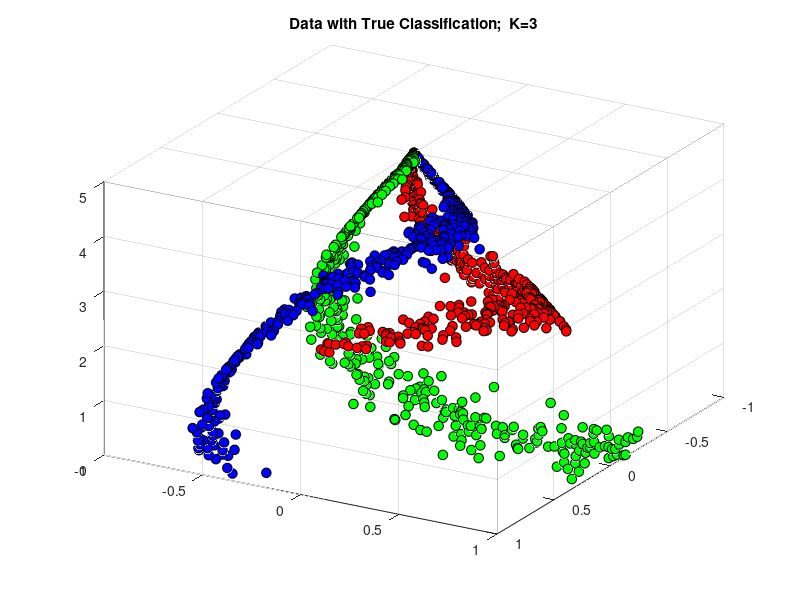
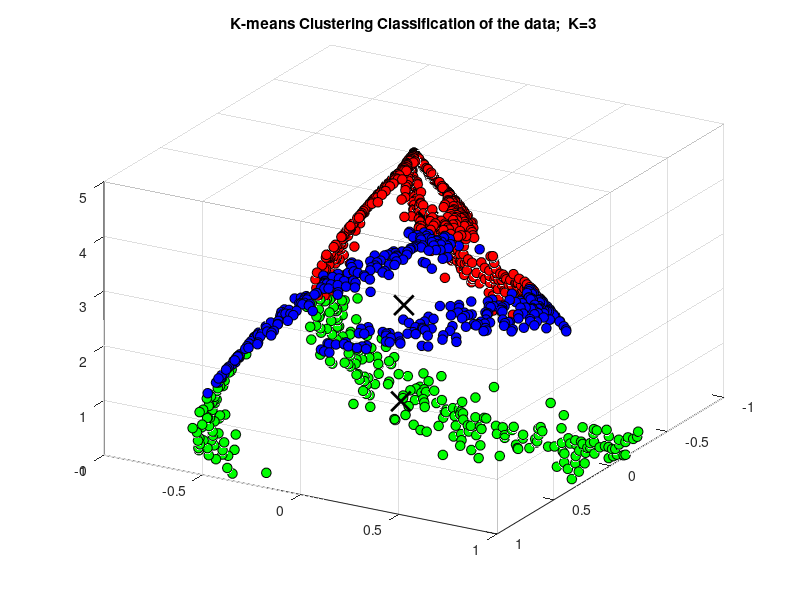
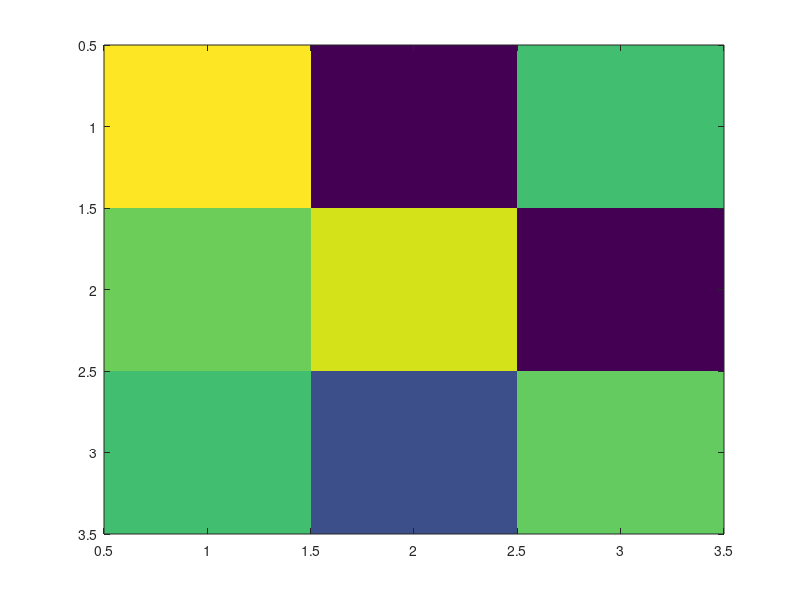

Recreate these plots in MATLAB, in order. (Note: this script raises an error after producing the figures.)
clear all
close all
clc

%% Load the data
labelledData = load('labelledNonLinearDataset.mat').data;
% 1200x4 data matrix
% Column1 : labels
% Column2 : X coordinates
% Column3 : Y coordinates
% Column4 : Z coordinates

label = labelledData(:,1);  % this is the true classification
X = labelledData(:,2:4);

% number of true classes in the data
K = 3;

% Plot the data with tru label
colors = ['r', 'g', 'b', 'c', 'm', 'y', 'k'];
figure;
hold on;
for i = 1:K
    cluster_points = X(label == i, :);
    scatter3(cluster_points(:, 1), cluster_points(:, 2), cluster_points(:, 3), 50, colors(i),'filled', 'DisplayName', ['Cluster ',num2str(i,'%d') ], 'MarkerEdgeColor', 'k');
end
colormap('jet');  % Set the colormap as needed
title(['Data with True Classification;  K=',num2str(K,'%d')]);
%legend('Location', 'Best');
grid on;
hold off;

% Set the perspective view
view(-30, -30); % Azimuth: 30 degrees, Elevation: 45 degrees




%% Normalize dataset
mean = mean(X);
stdDev = std(X);
zNormalData = normalize(X);
%X_reconstructed = zNormalData.*stdDev + mean;


%% Part (a) : K-means clustering
K = 3;
numInitializations = 1000;       % define the number of random initializations
choiceMultiple = 10;    
% random centroids generated are numInitializations*choiceMultiple
% this is done to further increase randomness by using datasample
paddedNumInits = choiceMultiple*numInitializations;

% Variables to store the results
bestIdx = [];
bestCentroids = [];
bestWCSS = Inf;
randomCentroids = [randn(paddedNumInits, 1), randn(paddedNumInits, 1), randn(paddedNumInits, 1)];

for i = 1:numInitializations
    % Randomly initialize cluster centroids
    initialCentroids = datasample(randomCentroids, K, 'Replace', false);
    
    % Perform K-means clustering with these initial centroids
    [idx, centroids, sumd] = kmeans(zNormalData, K, 'Start', initialCentroids);
    
    % Calculate the total within-cluster sum of squares (WCSS)
    wcss = sum(sumd);
    
    % Check if this initialization results in a lower WCSS
    if wcss < bestWCSS
        bestIdx = idx;
        bestCentroids = centroids;
        bestWCSS = wcss;
        %disp(bestWCSS);
    end
end


% Plot the best clustered data
upscaledCentroids = bestCentroids.*stdDev + mean;
colors = ['r', 'g', 'b', 'c', 'm', 'y', 'k'];
figure;
hold on;
for i = 1:K
    cluster_points = X(bestIdx == i, :);

    scatter3(cluster_points(:, 1), cluster_points(:, 2), cluster_points(:, 3), 50, colors(i),'filled', 'DisplayName', ['Cluster ',num2str(i,'%d') ], 'MarkerEdgeColor', 'k');
end
colormap('jet');  % Set the colormap as needed
scatter3(upscaledCentroids(:, 1), upscaledCentroids(:, 2), upscaledCentroids(:, 3), 200, 'k', 'Marker', 'x', 'LineWidth',2, 'DisplayName', 'Centroid');
title(['K-means Clustering Classification of the data;  K=',num2str(K,'%d')]);
%legend('Location', 'Best');
grid on;
hold off;

% Set the perspective view
view(-30, -30); % Azimuth: 30 degrees, Elevation: 45 degrees


%{
% Plot reconstructed data
X_reconstructed = zNormalData.*stdDev + mean;
bestCentroidsScaled = bestCentroids.*stdDev + mean;

% Plot the best clustered data
colors = ['r', 'g', 'b', 'c', 'm', 'y', 'k'];
figure;
hold on;
for i = 1:K
    cluster_points = X_reconstructed(bestIdx == i, :);
    scatter3(X_reconstructed(:, 1), X_reconstructed(:, 2), X_reconstructed(:, 3), 50, colors(i),'filled', 'DisplayName', ['Cluster ',num2str(i,'%d') ]);
end
colormap('jet');  % Set the colormap as needed
scatter3(bestCentroidsScaled(:, 1), bestCentroidsScaled(:, 2), bestCentroidsScaled(:, 3), 200, 'k', 'Marker', 'x', 'LineWidth',2, 'DisplayName', 'Centroid');
title(['K-means clustering of data;  K=',num2str(K,'%d')]);
legend('Location', 'Best');
grid on;
hold off;
% Set the perspective view
view(-30, -30); % Azimuth: 30 degrees, Elevation: 45 degrees
%}

% Create Confusion Matrix to check Classification of Non-Linear Dataset
trueClassifications = label;
predictedClassifications = bestIdx;

% Create a confusion matrix
C = confusionmat(trueClassifications, predictedClassifications);

% Display the confusion matrix
disp('Confusion Matrix:');
disp(C);



% But this might lead to false inference since the numbering of the
% newly formed clusters can be changed to ensure that the number 
% assigned to the cluster is such that it maximizes diagonal elements.
% i.e. we can get better inference by row and column swapping

% Calculate the sum of diagonal elements
initial_diagonal_sum = sum(diag(C));

% Generate all possible permutations of row indices and column indices
n = size(C, 1); % Assuming a square matrix
row_permutations = perms(1:n);
col_permutations = perms(1:n);

max_diagonal_sum = initial_diagonal_sum;
best_row_permutation = 1:n;
best_col_permutation = 1:n;

% Iterate through all row and column permutations to find the best diagonal sum
for i = 1:size(row_permutations, 1)
    for j = 1:size(col_permutations, 1)
        B = C(row_permutations(i, :), col_permutations(j, :));
        diagonal_sum = sum(diag(B));
        if diagonal_sum > max_diagonal_sum && B(1,1) > B(2,2) && B(2,2) > B(3,3) 
            max_diagonal_sum = diagonal_sum;
            best_row_permutation = row_permutations(i, :);
            best_col_permutation = col_permutations(j, :);
        end
    end
end

% Reorder the best row and column permutation
C_mod = C(best_row_permutation, best_col_permutation);
disp('Matrix with Maximized Diagonal:');
disp(C_mod);


% Define the minimum and maximum values for the color scale
min_val = min(C_mod(:));  % Set the minimum value
max_val = max(C_mod(:)); % Set the maximum value

% Create a figure
figure(3);
set(gcf, 'Position', [100, 100, 400, 400]);

% Create the heatmap
imagesc(C_mod, [min_val, max_val]);
colormap('sky');

% Add labels and colorbar
title('Confusion Matrix : K-means Clustering');
xlabel('Predicted Classes');
ylabel('True Classes');
set(gca, 'XTick', 1:size(C_mod, 2));
set(gca, 'YTick', 1:size(C_mod, 1));

% Manually set the color scale limits
clim([min_val, max_val]);

% Display the values in each cell
textStrings = num2str(C_mod(:),'%d');
textStrings = strtrim(cellstr(textStrings));
[x, y] = meshgrid(1:size(C_mod, 2), 1:size(C_mod, 1));
hStrings = text(x(:), y(:), textStrings(:), 'HorizontalAlignment', 'center');
colorbar;

% Adjust axis settings for better display
set(gca, 'XTickLabel', {'Class 1', 'Class 2', 'Class 3'});
set(gca, 'YTickLabel', {'Class 1', 'Class 2', 'Class 3'});























%% Part (b) : Hierarchical clustering

% Perform hierarchical clustering
Z = linkage(zNormalData, 'ward'); % You can choose different linkage methods

%{
% Visualize the hierarchical clustering using a dendrogram
figure;
dendrogram(Z);

title('Hierarchical Clustering Dendrogram');
xlabel('Data Points');
ylabel('Distance');
%}

% Use Hierarchical Clustering to form Clusters
T = cluster(Z,"maxclust",3);

% Display the clusters using different colors in a scatter plot
figure;
scatter3(X(:, 1), X(:, 2), X(:, 3), 50, T, 'filled', 'MarkerEdgeColor', 'k');
title('Classification Clusters from Hierarchical Clustering');
colormap('jet');

% Set the perspective view
view(-30, -30); % Azimuth: 30 degrees, Elevation: 45 degrees


% Create Confusion Matrix to check Classification of Non-Linear Dataset
trueClassifications = label;
predictedClassifications = T;

% Create a confusion matrix
C2 = confusionmat(trueClassifications, predictedClassifications);

% Display the confusion matrix
disp('Confusion Matrix:');
disp(C2);



% But this might lead to false inference since the numbering of the
% newly formed clusters can be changed to ensure that the number 
% assigned to the cluster is such that it maximizes diagonal elements.
% i.e. we can get better inference by row and column swapping

% Calculate the sum of diagonal elements
initial_diagonal_sum = sum(diag(C2));

% Generate all possible permutations of row indices and column indices
n = size(C2, 1); % Assuming a square matrix
row_permutations = perms(1:n);
col_permutations = perms(1:n);

max_diagonal_sum = initial_diagonal_sum;
best_row_permutation = 1:n;
best_col_permutation = 1:n;

% Iterate through all row and column permutations to find the best diagonal sum
for i = 1:size(row_permutations, 1)
    for j = 1:size(col_permutations, 1)
        B = C2(row_permutations(i, :), col_permutations(j, :));
        diagonal_sum = sum(diag(B));
        if diagonal_sum > max_diagonal_sum && B(1,1) > B(2,2) && B(2,2) > B(3,3) 
            max_diagonal_sum = diagonal_sum;
            best_row_permutation = row_permutations(i, :);
            best_col_permutation = col_permutations(j, :);
        end
    end
end

% Reorder the best row and column permutation
C_mod = C2(best_row_permutation, best_col_permutation);
disp('Matrix with Maximized Diagonal:');
disp(C_mod);


% Define the minimum and maximum values for the color scale
min_val = min(C_mod(:));  % Set the minimum value
max_val = max(C_mod(:)); % Set the maximum value

% Create a figure
figure(5);
set(gcf, 'Position', [100, 100, 400, 400]);

% Create the heatmap
imagesc(C_mod, [min_val, max_val]);
colormap('sky');

% Add labels and colorbar
title('Confusion Matrix : Hierarchical Clustering');
xlabel('Predicted Classes');
ylabel('True Classes');
set(gca, 'XTick', 1:size(C_mod, 2));
set(gca, 'YTick', 1:size(C_mod, 1));

% Manually set the color scale limits
clim([min_val, max_val]);

% Display the values in each cell
textStrings = num2str(C_mod(:),'%d');
textStrings = strtrim(cellstr(textStrings));
[x, y] = meshgrid(1:size(C_mod, 2), 1:size(C_mod, 1));
hStrings = text(x(:), y(:), textStrings(:), 'HorizontalAlignment', 'center');
colorbar;

% Adjust axis settings for better display
set(gca, 'XTickLabel', {'Class 1', 'Class 2', 'Class 3'});
set(gca, 'YTickLabel', {'Class 1', 'Class 2', 'Class 3'});

